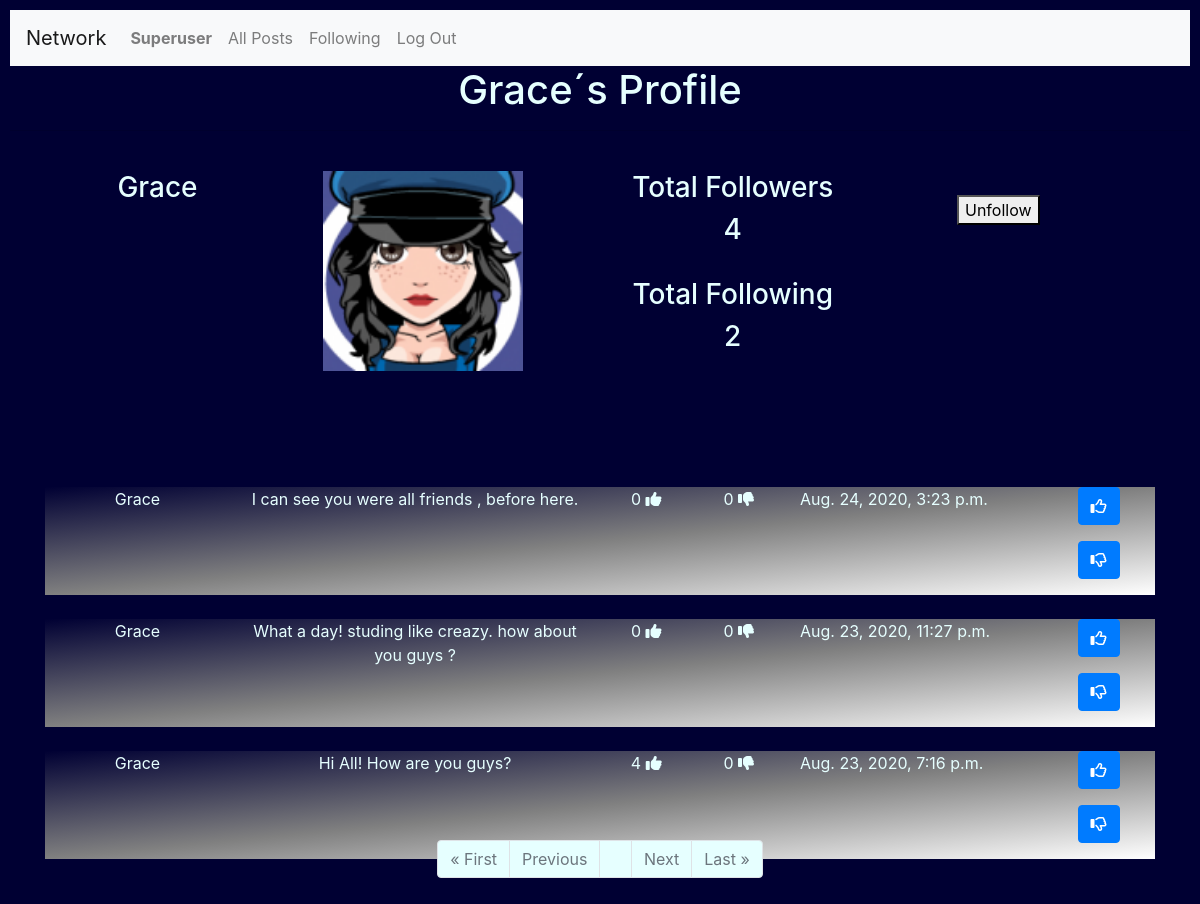
Screenshot of /profile/Grace (signed in) with the database file from the repository.
### network/models.py (models this page shows, shortened)
class User(AbstractUser):
    pass

class Profile(models.Model):
    User = models.ForeignKey('User', on_delete = models.CASCADE)
    Follower = models.ManyToManyField('User', blank=True, related_name="Followers")  #seguidores
    Following = models.ManyToManyField('User',blank=True, related_name= "Following")  #seguindo
    Avatar = models.ImageField(upload_to="media", blank=True)

class Posts(models.Model):
    User = models.ForeignKey('User', on_delete = models.CASCADE)
    Post = models.TextField(max_length=255)
    Date = models.DateTimeField(auto_now_add=True)
    Likes = models.IntegerField(blank=True, null=True)
    Unlikes = models.IntegerField(blank=True, null=True)

### network/views.py (the view)
# urls.py: path("profile/<str:username>",views.profile, name="profile"),
@login_required
@csrf_exempt
def profile(request,username):
    if request.user.is_authenticated:
        profile= []
        UserPosts = []
        TFollowers = 0
        TFollowing = 0
        searchuser = username
        userid = User.objects.filter(username=searchuser).values('id')
        print("inside profile")
        for u in userid:
            User_id = int(u['id'])
        print(userid, User_id )
        profile = Profile.objects.filter(User=User_id )
        UserPosts = Posts.objects.filter(User=User_id).order_by('-Date')
        for FS in profile:
            TFollowers = FS.Follower.all().count() #total followers
            UFollowers = FS.Follower.all() #followers names
        for FG in profile:
            TFollowing = FG.Following.all().count() #total following
            UFollowing = FG.Following.all() #following names
        if request.user.id == User_id:
            ShowFollowornot = "no"
        else:
            ShowFollowornot = "yes"
        if request.user in UFollowers:
           btnfollow = "Unfollow"
        else:
            btnfollow = "Follow"
        paginator = Paginator(UserPosts, 10)
        page_number = request.GET.get('page')
        page_itens = paginator.get_page(page_number)
        context={
            "User":searchuser,
            "Profiles":profile,
            "TotalFollowers":TFollowers,
            "TotalFollowing":TFollowing,
            "ShowFollowornot" :ShowFollowornot,
            "btnfollow" : btnfollow,
            "UserFollowers":UFollowers,
            "Userfollowing":UFollowing ,
            "page_obj": page_itens,
            "UserEdit" : request.user.username,
        }
        return render(request, "network/profile.html", context)
    else:
        context={
            "Message": "Please Login or join our Network",
        }
        return render(request, "network/login.html", context)

### network/templates/network/profile.html (shortened to what this page needs)
{% extends "network/layout.html" %}
{% load static %}
{% block body %}
  <h1>{{ User|title }}´s Profile</h1>
  <hr>
  <div class="form-group" >
      <form >
      {% for P  in Profiles %}
            <div class="container" style="border:#004d00; width:90%" >
                 <br>
                 <div class="row"  width="1700px" style="text-align: center;">
                      <div class="col-lg-2" >
                           <h3>{{P.User |title}}</h3>
                      </div>
                      <div class="col-lg-4">
                           <img src=" {{P.Avatar.url}} "  width="200" style="text-align: center;" alt={{P.Avatar}}>
                      </div>
                       <div class="col-lg-3" style="text-align: center;">
                            <h3>Total Followers    </h3>
                            <h3 >{{TotalFollowers}} </h3>
                            <br>
                            <h3>Total Following    </h3>
                            <h3>{{TotalFollowing}} </h3>
                        </div>
                        {% if ShowFollowornot == "yes" %}
                               <div class="col-lg-3"  id="Follow" style="text-align: center;">
                                    <br>
                                    <button type="Submit" id="follow_me"  value={{btnfollow}} > {{btnfollow}}   </button>
                                    <br>
                               </div>
                        {% endif %}
              </div>
            </div>
      {% endfor %}
    </form>
</div>
<div class="container" style="border:#004d00; width:100%">
    {%for Post in page_obj %}
        <div class="container" style="position:relative; top:100px;background-image: linear-gradient(to top left, white, gray,	 #000033 );">
              <div class="row">
                  <div class="col-lg-2" style="text-align: center;">
                    <p> {{ Post.User |title }} </p>
                  </div>
                  <div class="col-lg-4" style="text-align: center;">
                        <div id="divpost-{{Post.id}}">
                            <p id={{Post.id}}> {{Post.Post}} </p>
                        </div>
                  </div>
                  <div class="col-lg-1" style="text-align: center;">
                        {% if Post.Likes == None%}
                               <p> 0 <i class="fas fa-thumbs-up"></i></p>
                        {% else %}
                               <p> {{ Post.Likes  }}  <i class="fas fa-thumbs-up"></i></p>
                        {% endif %}
                   </div>
                   <div class="col-lg-1" style="text-align: center;">
                        {% if Post.Unlikes == None%}
                              <p> 0 <i class="fas fa-thumbs-down"></i></p>
                        {% else %}
                              <p> {{ Post.Unlikes }}  <i class="fas fa-thumbs-down"></i></p>
                        {% endif %}
                   </div>
                   <div class="col-lg-3">
                             <p> {{Post.Date}} </p>
                   </div>
                   <div class="col-lg-1">
                     <p> <button class="btn btn-primary" id="likes-{{Post.id}}" onclick="likepost({{Post.id}})">
                          <i class="far fa-thumbs-up"></i>
                         </button></p>
                     <p> <button class="btn btn-primary" id="unlikes-{{Post.id}}" onclick="unlikepost({{Post.id}})">
                            <i class="far fa-thumbs-down"></i>
                         </button></p>
                   </div>
              </div>
        </div>
        <br>
    {% endfor %}
    <br>
    <hr>
    <form>
       <div class="container" >
          <ul class="pagination justify-content-center"  >
              {% if page_obj.has_previous %}
                        <li class="page-item"><a href="?page=1" class="page-link" style="background-color:#e6ffff;">&laquo; First</a></li>
                        <li class="page-item"><a href="?page={{ page_obj.previous_page_number }}" class="page-link" style="background-color:#e6ffff;">Previous</a></li>
              {% else %}
                    <li class="page-item disabled"><a class="page-link" style="background-color:#e6ffff;">&laquo; First</a></li>
                    <li class="page-item disabled"><a class="page-link" style="background-color:#e6ffff;">Previous</a></li>
              {% endif %}
              {% if page_obj.number %}
                    <li class="page-item"><a class="page-link" style="background-color:#e6ffff;">{{ page_obj.number }}</a></li>
              {% else %}
                    <li class="page-item"><a class="page-link" style="background-color:#e6ffff;">0</a></li>
              {% endif %}
              {% if page_obj.has_next %}
                    <li class="page-item"><a href="?page={{ page_obj.next_page_number }}" class="page-link" style="background-color:#e6ffff;">Next</a></li>
                    <li class="page-item"><a href="?page={{ page_obj.paginator.num_pages }}" class="page-link" style="background-color:#e6ffff;">Last &raquo;</a></li>
              {% else %}
                    <li class="page-item disabled"><a class="page-link" style="background-color:#e6ffff;">Next</a></li>
                    <li class="page-item disabled"><a class="page-link" style="background-color:#e6ffff;">Last &raquo;</a></li>
              {% endif %}
        </ul>
      </div>
    </form>
</div>
{% endblock %}

### network/templates/network/layout.html (shortened to what this page needs)
{% load static %}
<!DOCTYPE html>
<html lang="en">
    <head>
        <link rel="stylesheet" href="https://stackpath.bootstrapcdn.com/bootstrap/4.4.1/css/bootstrap.min.css">
        <link rel="stylesheet" href="https://cdnjs.cloudflare.com/ajax/libs/font-awesome/4.7.0/css/font-awesome.min.css">
        <link href="{% static 'network/styles.css' %}" rel="stylesheet">
    </head>
    <body>
        <nav class="navbar navbar-expand-lg navbar-light bg-light" >
            <a class="navbar-brand" href="#">Network</a>
            <div style="color : #000033;">
              <ul class="navbar-nav mr-auto">
                {% if user.is_authenticated %}
                    <li class="nav-item">
                        <a class="nav-link" href="{% url 'network:profile' user.username  %}"><strong>{{ user.username |title}}</strong></a>
                    </li>
                {% endif %}
                <li class="nav-item">
                  <a class="nav-link" href="{% url 'network:index' %}">All Posts</a>
                </li>
                {% if user.is_authenticated %}
                    <li class="nav-item">
                        <a class="nav-link" href="{% url 'network:following' %}">Following</a>
                    </li>
                    <li class="nav-item">
                        <a class="nav-link" href="{% url 'network:logout' %}">Log Out</a>
                    </li>
                {% endif %}
              </ul>
            </div>
          </nav>
        <div class="body">
            {% block body %}
            {% endblock %}
        </div>
    </body>
</html>

### network/static/network/styles.css (style rules this page uses)
body { padding: 10px; color: #e6ffff ; background-color: #000033; background-position: center; background-repeat: no-repeat; background-size: cover; height: 100%; width: 100%; }
h1 { text-align: center; }

### rows the page displays
User: username "Superuser"
User: username "Grace"
Profile: User "Grace", Avatar (picture), TotalFollowers "4", TotalFollowing "2", btnfollow "Unfollow"
Posts: User "Grace", Post "I can see you were all friends , before here.", shows "0", Date "Aug. 24, 2020, 3:23 p.m."
Posts: User "Grace", Post "What a day! studing like creazy. how about you guys ?", shows "0", Date "Aug. 23, 2020, 11:27 p.m."
Posts: User "Grace", Post "Hi All! How are you guys?", Likes "4", shows "0", Date "Aug. 23, 2020, 7:16 p.m."
